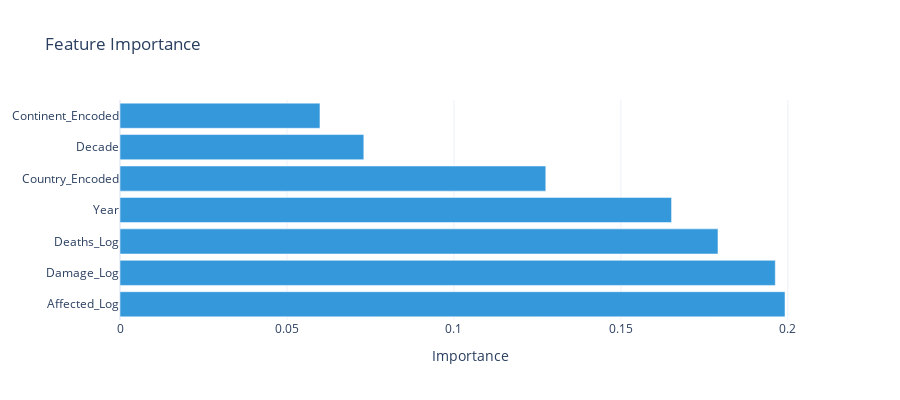
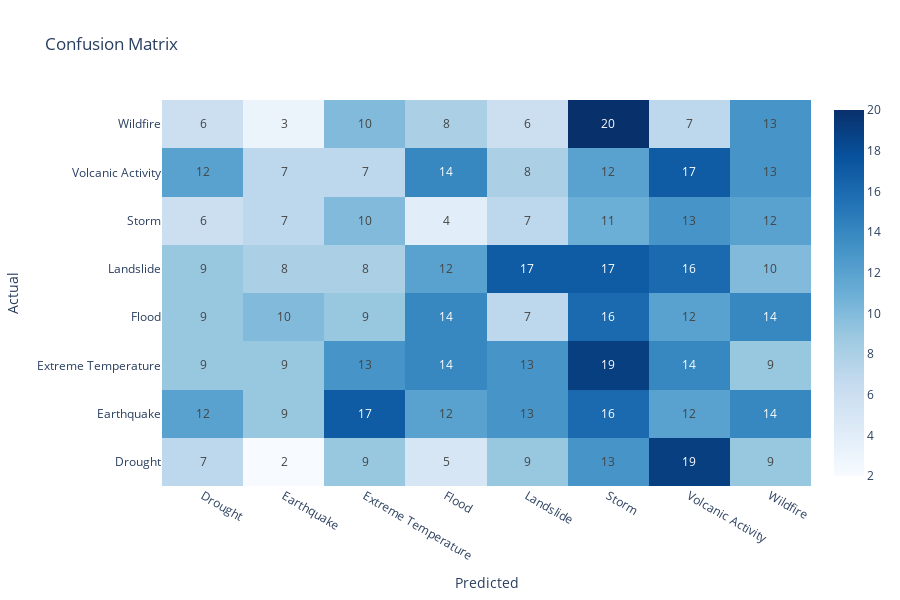

The cell these charts' notebook holds for them, in order:
### Code cell
from sklearn.metrics import confusion_matrix  

print("\n" + "=" * 80)
print(" " * 25 + "MACHINE LEARNING MODELS")
print("=" * 80 + "\n")

print("MODEL 1: Disaster Type Classification\n")

ml_df = df.copy()

ml_df['Decade'] = (ml_df['Year'] // 10) * 10
ml_df['Deaths_Log'] = np.log1p(ml_df['Deaths'])
ml_df['Affected_Log'] = np.log1p(ml_df['Affected'])
ml_df['Damage_Log'] = np.log1p(ml_df['Damage_USD_Million'])

le_country = LabelEncoder()
le_continent = LabelEncoder()
ml_df['Country_Encoded'] = le_country.fit_transform(ml_df['Country'])
ml_df['Continent_Encoded'] = le_continent.fit_transform(ml_df['Continent'])

features = ['Year', 'Decade', 'Country_Encoded', 'Continent_Encoded', 
            'Deaths_Log', 'Affected_Log', 'Damage_Log']
X = ml_df[features]
y = ml_df['Disaster_Type']

X_train, X_test, y_train, y_test = train_test_split(X, y, test_size=0.2, random_state=42)

print(f"Training: {len(X_train)}, Testing: {len(X_test)}\n")

print("Training Random Forest...")
rf_model = RandomForestClassifier(n_estimators=100, random_state=42, max_depth=15)
rf_model.fit(X_train, y_train)

y_pred = rf_model.predict(X_test)
accuracy = (y_pred == y_test).mean()
print(f"Accuracy: {accuracy:.2%}\n")

print("Classification Report:")
print("-" * 80)
print(classification_report(y_test, y_pred))

feature_importance = pd.DataFrame({
    'Feature': features,
    'Importance': rf_model.feature_importances_
}).sort_values('Importance', ascending=False)

print("\nFeature Importance:")
print(feature_importance)

fig7 = go.Figure(go.Bar(
    x=feature_importance['Importance'],
    y=feature_importance['Feature'],
    orientation='h',
    marker_color='#3498db'
))

fig7.update_layout(
    title='Feature Importance',
    xaxis_title='Importance',
    template='plotly_white',
    height=400
)
fig7.show()

cm = confusion_matrix(y_test, y_pred)
disaster_types = sorted(y.unique())

fig8 = go.Figure(data=go.Heatmap(
    z=cm,
    x=disaster_types,
    y=disaster_types,
    colorscale='Blues',
    text=cm,
    texttemplate='%{text}'
))

fig8.update_layout(
    title='Confusion Matrix',
    xaxis_title='Predicted',
    yaxis_title='Actual',
    height=600
)
fig8.show()

print("\nModel completed!")

### Figure 1 — Plotly figure (JSON) as saved in the notebook; plotly's stock layout.template omitted (floating-point values rounded to 4 significant figures)
{"data": [{"marker": {"color": "#3498db"}, "orientation": "h", "type": "bar", "x": [0.1991, 0.1962, 0.1791, 0.1652, 0.1275, 0.07301, 0.05988], "y": ["Affected_Log", "Damage_Log", "Deaths_Log", "Year", "Country_Encoded", "Decade", "Continent_Encoded"]}], "layout": {"height": 400, "title": {"text": "Feature Importance"}, "xaxis": {"title": {"text": "Importance"}}}}

### Figure 2 — Plotly figure (JSON) as saved in the notebook; plotly's stock layout.template omitted (floating-point values rounded to 4 significant figures)
{"data": [{"colorscale": [[0, "rgb(247,251,255)"], [0.125, "rgb(222,235,247)"], [0.25, "rgb(198,219,239)"], [0.375, "rgb(158,202,225)"], [0.5, "rgb(107,174,214)"], [0.625, "rgb(66,146,198)"], [0.75, "rgb(33,113,181)"], [0.875, "rgb(8,81,156)"], [1, "rgb(8,48,107)"]], "text": [[7, 2, 9, 5, 9, 13, 19, 9], [12, 9, 17, 12, 13, 16, 12, 14], [9, 9, 13, 14, 13, 19, 14, 9], [9, 10, 9, 14, 7, 16, 12, 14], [9, 8, 8, 12, 17, 17, 16, 10], [6, 7, 10, 4, 7, 11, 13, 12], [12, 7, 7, 14, 8, 12, 17, 13], [6, 3, 10, 8, 6, 20, 7, 13]], "texttemplate": "%{text}", "type": "heatmap", "x": ["Drought", "Earthquake", "Extreme Temperature", "Flood", "Landslide", "Storm", "Volcanic Activity", "Wildfire"], "y": ["Drought", "Earthquake", "Extreme Temperature", "Flood", "Landslide", "Storm", "Volcanic Activity", "Wildfire"], "z": [[7, 2, 9, 5, 9, 13, 19, 9], [12, 9, 17, 12, 13, 16, 12, 14], [9, 9, 13, 14, 13, 19, 14, 9], [9, 10, 9, 14, 7, 16, 12, 14], [9, 8, 8, 12, 17, 17, 16, 10], [6, 7, 10, 4, 7, 11, 13, 12], [12, 7, 7, 14, 8, 12, 17, 13], [6, 3, 10, 8, 6, 20, 7, 13]]}], "layout": {"height": 600, "title": {"text": "Confusion Matrix"}, "xaxis": {"title": {"text": "Predicted"}}, "yaxis": {"title": {"text": "Actual"}}}}
